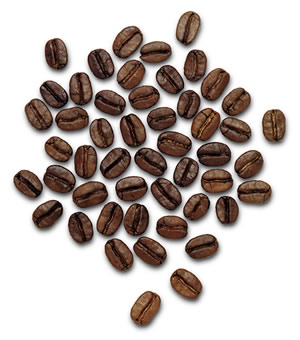
#> input picture Segmentation/S1E/src/coffee_grains.jpg, 300 x 340 px
$ python s1e_fixed.py
#> lines starting #> are read from the running program, lines starting #| are printed output that depends on the picture; after the words box and inside, x2 and y2 are one past the last pixel; in counts of white or black regions, pixels touching at a corner belong together
import numpy as np
import cv2 as cv
import matplotlib.pyplot as plt

# List of image and marker files
image_files = ['src/coffee_grains.jpg']
marker_files = ['src/coffee_markers.png']  # Marker images
import numpy as np
import cv2 as cv
import matplotlib.pyplot as plt


# Create a figure for subplots
fig, axes = plt.subplots(len(image_files), 3, figsize=(10, 5 * len(image_files)))

for i, (img_file, marker_file) in enumerate(zip(image_files, marker_files)):
    img = cv.imread(img_file)
#> img is the input picture: shape (340, 300, 3); mean B, G, R 179.4, 183.5, 192.9
    marker_img = cv.imread(marker_file, cv.IMREAD_GRAYSCALE)  # Load marker as grayscale
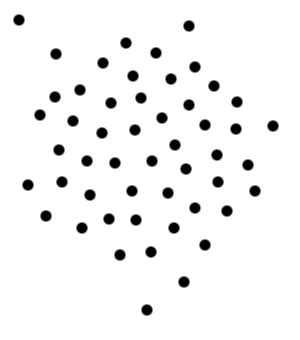
#> input picture Segmentation/S1E/src/coffee_markers.png, 300 x 340 px
#> marker_img is the input picture: shape (340, 300); min 0, max 255, mean 242.8

    assert img is not None, f"Image {img_file} not found."
    assert marker_img is not None, f"Marker image {marker_file} not found."

    # Ensure marker image matches input image size
    marker_img = cv.resize(marker_img, (img.shape[1], img.shape[0]), interpolation=cv.INTER_NEAREST)

    # marker_img=cv.cvtColor(marker_img, cv.COLOR_BGR2GRAY)

    marker_img_inv=255-marker_img


    ## Apply dilation
    kernel = np.ones((3, 3), np.uint8)

    opening = cv.dilate(marker_img_inv, kernel, iterations=6)


    # # Apply Otsu's thresholding
    # ret, thresh = cv.threshold(marker_img_inv, 0, 255, cv.THRESH_BINARY_INV + cv.THRESH_OTSU)


    # Remove noise using morphological opening
    kernel = np.ones((3, 3), np.uint8)
    opening = cv.morphologyEx(opening, cv.MORPH_OPEN, kernel, iterations=2)

    # Identify sure background area
    sure_bg = cv.dilate(opening, kernel, iterations=3)

    # # Identify sure foreground area using distance transform
    dist_transform = cv.distanceTransform(opening, cv.DIST_L2, 5)
    ret, sure_fg = cv.threshold(dist_transform, 0.7 * dist_transform.max(), 255, 0)
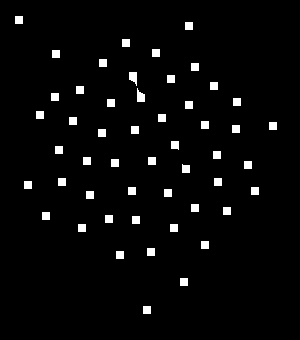
#> sure_fg: shape (340, 300) float32; 3.2% white; 51 white regions, largest, box (x1, y1, x2, y2) and area: (129, 72, 137, 86) 80, (137, 88, 145, 102) 80, (171, 141, 179, 150) 65
#> ret = 8.4


    # Identify unknown region
    sure_fg = np.uint8(sure_fg)
    unknown = cv.subtract(sure_bg, sure_fg)


    # Marker labeling
    ret, markers = cv.connectedComponents(sure_fg)
#> markers: shape (340, 300) int32; 52 distinct labels, from 0 to 51
#> ret = 52

    # Add one to all labels so that background is not zero
    markers = markers + 1
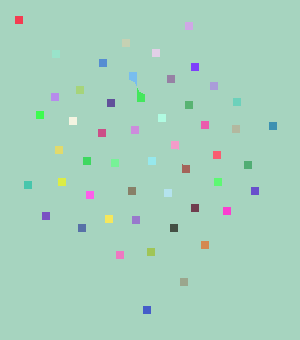
#> markers: shape (340, 300) int32; 52 distinct labels, from 1 to 52; one colour per label, 0 black


    # Mark the unknown region with zero
    markers[unknown == 255] = 0
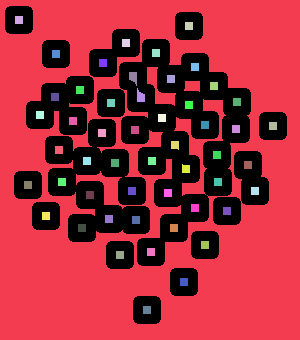
#> markers: shape (340, 300) int32; 53 distinct labels, from 0 to 52; one colour per label, 0 black

    # Apply watershed algorithm
    markers = cv.watershed(img, markers)
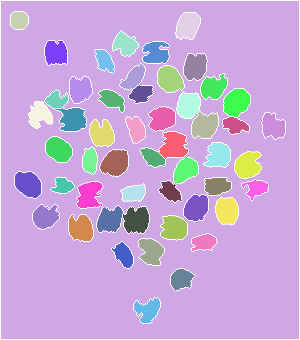
#> markers: shape (340, 300) int32; 53 distinct labels, from -1 to 52; one colour per label, 0 black, -1 white


    img[markers == -1] = [0, 0, 255]  # Mark watershed boundaries in red
#> img: shape (340, 300, 3); 5.15% of pixels changed, all inside (x1, y1, x2, y2) = (0, 0, 300, 340)

    # Normalize markers to 8-bit grayscale for better visualization
    markers_vis = cv.normalize(markers, None, 0, 255, cv.NORM_MINMAX)
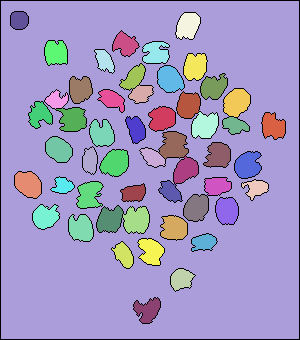
#> markers_vis: shape (340, 300) int32; 53 distinct labels, from 0 to 255; one colour per label, 0 black
    markers_vis = np.uint8(markers_vis)


    cv.imwrite('output/markers_watershed_coffee_grains.png',markers)
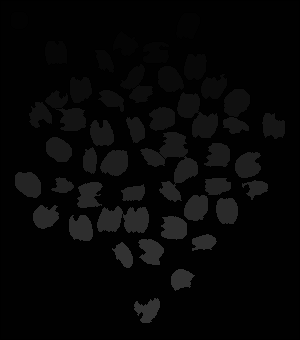
#> saved as markers_watershed_coffee_grains.png: shape (340, 300); min 0, max 52, mean 6.4
    cv.imwrite('output/markers_watershed_coffee_grains_grayscale.png',markers_vis)
    cv.imwrite('output/coffee_grains_w_outline.png',img)


#     # Plot images in subplots
#     axes[i, 0].imshow(cv.cvtColor(img, cv.COLOR_BGR2RGB))  # Convert BGR to RGB
#     axes[i, 0].set_title("Original Image")
#     axes[i, 0].axis("off")

#     axes[i, 1].imshow(marker_img, cmap="gray")  # Show the loaded marker image
#     axes[i, 1].set_title("Loaded Marker Image")
#     axes[i, 1].axis("off")

#     axes[i, 2].imshow(cv.cvtColor(overlay, cv.COLOR_BGR2RGB))  # Show outlined coffee grains
#     axes[i, 2].set_title("Outlined Coffee Grains")
#     axes[i, 2].axis("off")

# plt.tight_layout()
# plt.show()
